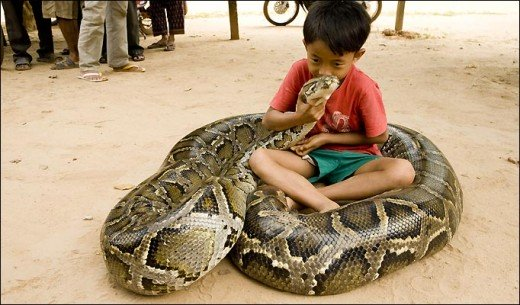
#> input picture 03. BGR-HSV colorspace test/p03.jpg, 520 x 305 px
$ python colorSpaceTest.py
#> lines starting #> are read from the running program, lines starting #| are printed output that depends on the picture
#!/usr/bin/env python3
# -*- coding: utf-8 -*-
"""
Created on Tue Jan 14 18:11:47 2020

@author: roy
"""
# import libraries
import cv2
import numpy as np

# import image
image = cv2.imread('p03.jpg')
#> image is the input picture: shape (305, 520, 3); mean B, G, R 123, 152.5, 175.8

# BGR values for (x,y)th pixel
B, G, R = image[11, 75]
#> B = 17; G = 39; R = 51
print ('(x,y)th pixel intensity or RGB image', B, G, R)
#| (x,y)th pixel intensity or RGB image 17 39 51
print ('shape of original image', image.shape)
#| shape of original image (305, 520, 3)

# convert image to grayscale
gray_img = cv2.cvtColor(image, cv2.COLOR_BGR2GRAY)
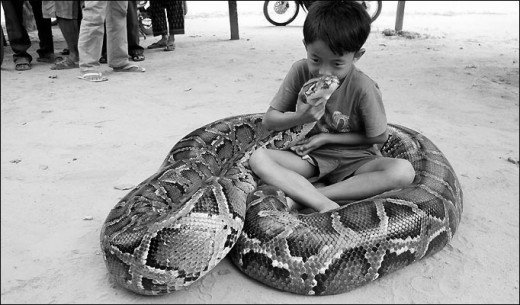
#> gray_img: shape (305, 520); min 0, max 255, mean 156.1

print ('gray_image_shape', gray_img.shape)
#| gray_image_shape (305, 520)
# print pixel intensity of B/W image
print ('(x,y)th pixel intensity or grayscale image', gray_img[11, 75])
#| (x,y)th pixel intensity or grayscale image 40
cv2.imshow('grayscale_image', gray_img)
cv2.waitKey(0)
cv2.imwrite('./Results/grayscale_image.jpg', gray_img)


########################################################################
# image manipulation in HSV color space
# channel H: 0 - 180, S: 0 - 255, V: 0 - 255
# image = cv2.imread('p04.jpg')

hsv_image = cv2.cvtColor(image, cv2.COLOR_BGR2HSV)
#> hsv_image: shape (305, 520, 3); mean H, S, V 18.6, 94.9, 176.3
H, S, V = hsv_image[11,75]
#> H = 19; S = 170; V = 51

print ('HSV Value', H, S, V)
#| HSV Value 19 170 51
print ('hsv_image_shape', image.shape)
#| hsv_image_shape (305, 520, 3)

cv2.imshow('HSV image', hsv_image)
# hsv_image[length: width: colorspace h, s and v represented by 0, 1 and 2]
cv2.imshow('Hue channel', hsv_image[:, :, 0])
cv2.imshow('Saturation channel', hsv_image[:, :, 1])
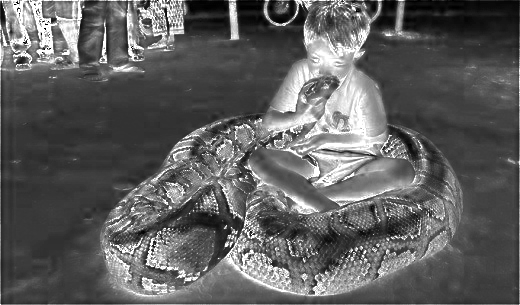
#> window 'Saturation channel': shape (305, 520); min 0, max 255, mean 94.9
cv2.imshow('Value/ brightness channel', hsv_image[ :, :, 2]) # [ :] stand for all values in the array


# wait for keystroke & close all image windows
cv2.waitKey(0)
#cv2.destroyAllWindows()

# save the output images
cv2.imwrite('./Results/Hue channel.jpg', hsv_image[:, :, 0])
cv2.imwrite('./Results/Saturation channel.jpg', hsv_image[:, :, 1])
cv2.imwrite('./Results/Value channel.jpg', hsv_image[:, :, 2])

########################################################################
# OpenCV's 'split' function splites the image into each color index

B, G, R = cv2.split(image)
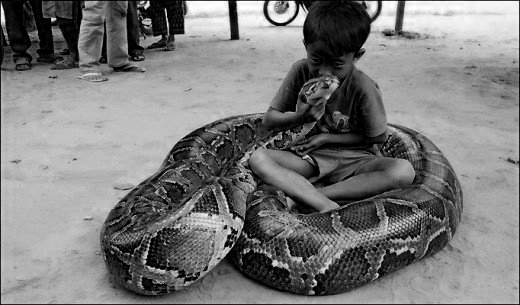
#> B: shape (305, 520); min 0, max 255, mean 123

print('Dimension of R channel', R.shape)
#| Dimension of R channel (305, 520)
cv2.imshow("Red", R)
cv2.imshow("Green", G)
cv2.imshow("Blue", B)
cv2.waitKey(0)

# save BGR channel of images
cv2.imwrite("./Results/Red.jpg", R)
cv2.imwrite("./Results/Green.jpg", G)
cv2.imwrite("./Results/Blue.jpg", B)

# Let's re-make the original image,
merged = cv2.merge([B, G, R])
cv2.imshow("Merged", merged)
cv2.waitKey(0)
cv2.imwrite("./Results/Merged.jpg", merged)

# Let's amplify the red color
merged = cv2.merge([B, G, R+66])
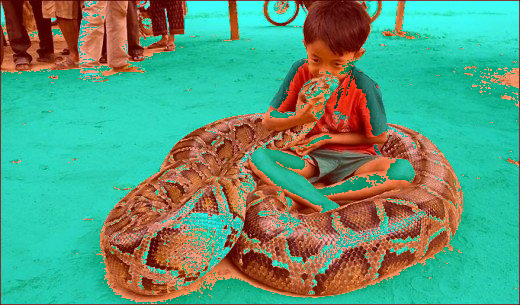
#> merged: shape (305, 520, 3); mean B, G, R 123, 152.5, 93.2
cv2.imshow("Merged with Red Amplified", merged)
cv2.imwrite("./Results/Merged with Red Amplified.jpg", merged)

cv2.waitKey(0)
#cv2.destroyAllWindows()

B, G, R = cv2.split(image)

# Let's create a matrix of zeros
# with dimensions of the image h x w
zeros = np.zeros(image.shape[:2], dtype = "uint8")

cv2.imshow("Red-Zero", cv2.merge([zeros, zeros, R]))
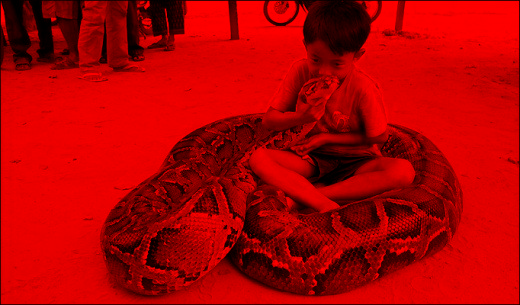
#> window 'Red-Zero': shape (305, 520, 3); mean B, G, R 0, 0, 175.8
cv2.imshow("Green-Zero", cv2.merge([zeros, G, zeros]))
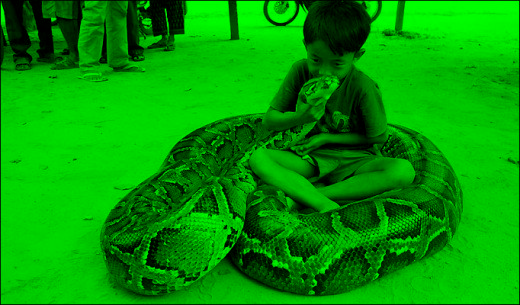
#> window 'Green-Zero': shape (305, 520, 3); mean B, G, R 0, 152.5, 0
cv2.imshow("Blue-Zero", cv2.merge([B, zeros, zeros]))
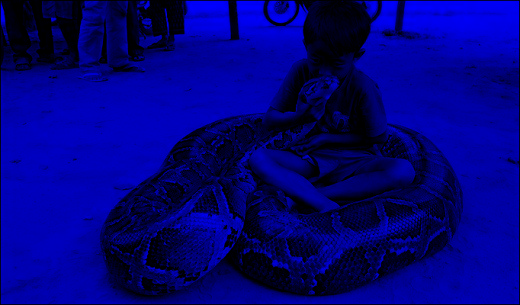
#> window 'Blue-Zero': shape (305, 520, 3); mean B, G, R 123, 0, 0
cv2.waitKey(0)

cv2.imwrite("./Results/Red-Zero.jpg", cv2.merge([zeros, zeros, R]))
cv2.imwrite("./Results/Green-Zero.jpg", cv2.merge([zeros, G, zeros]))
cv2.imwrite("./Results/Blue-Zero.jpg", cv2.merge([B, zeros, zeros]))

cv2.destroyAllWindows()
image.shape[ :2]

$ run again, with 04. split colorspaces/p04.jpg copied over 03. BGR-HSV colorspace test/p03.jpg
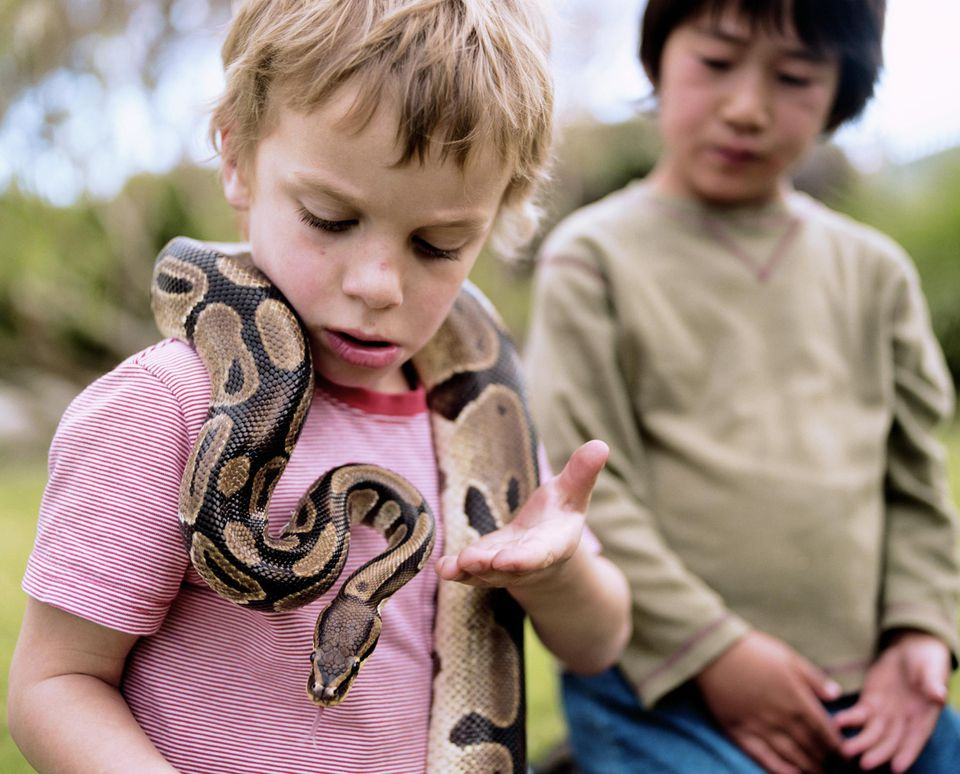
#> input picture 04. split colorspaces/p04.jpg, 960 x 774 px
#> image is the input picture: shape (774, 960, 3); mean B, G, R 126.7, 135.6, 156.8
#> `B, G, R = image[11, 75]`: B = 157; G = 156; R = 160
#| (x,y)th pixel intensity or RGB image 157 156 160
#| shape of original image (774, 960, 3)
#> `gray_img = cv2.cvtColor(image, cv2.COLOR_BGR2GRAY)`:
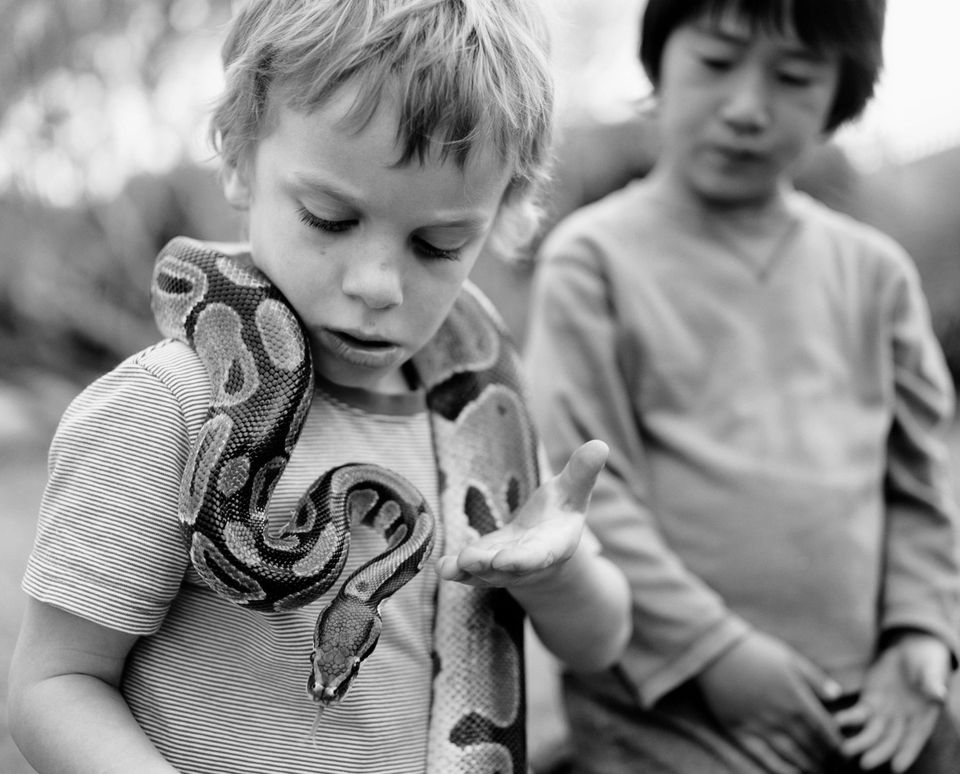
#> gray_img: shape (774, 960); min 0, max 253, mean 140.9
#| gray_image_shape (774, 960)
#| (x,y)th pixel intensity or grayscale image 157
#> hsv_image: shape (774, 960, 3); mean H, S, V 56.6, 75.4, 160
#> H = 173; S = 6; V = 160
#| HSV Value 173 6 160
#| hsv_image_shape (774, 960, 3)
#| Dimension of R channel (774, 960)
#> `cv2.imshow("Blue-Zero", cv2.merge([B, zeros, zeros]))`:
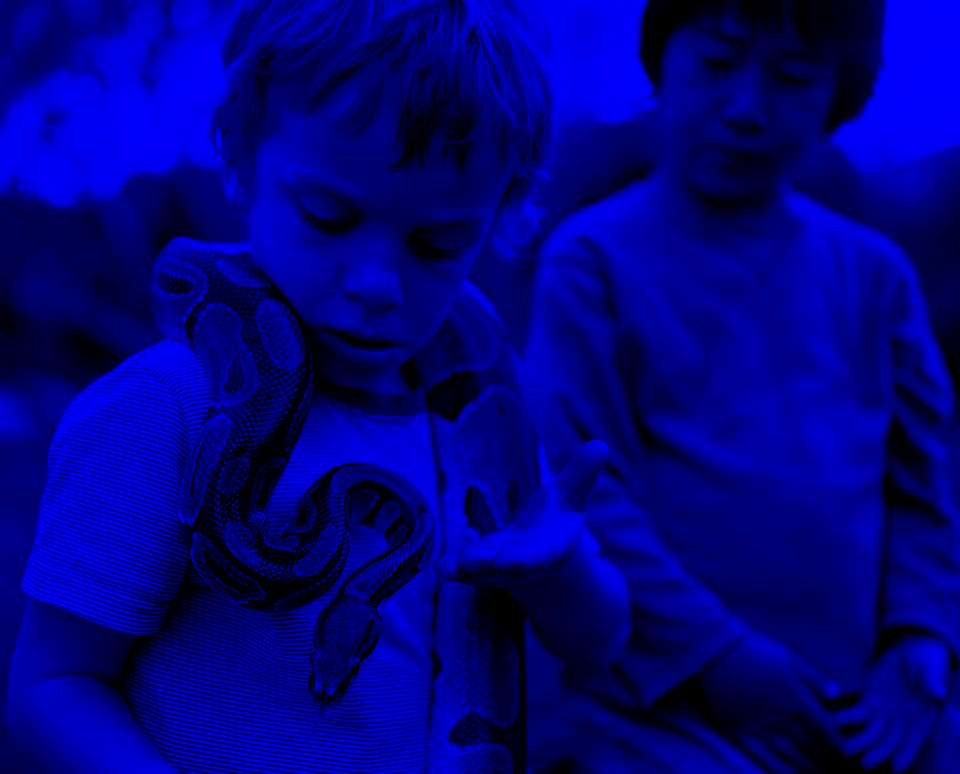
#> window 'Blue-Zero': shape (774, 960, 3); mean B, G, R 126.7, 0, 0

$ run again, with 03. BGR-HSV colorspace test/Merged with Red Amplified.jpg copied over 03. BGR-HSV colorspace test/p03.jpg
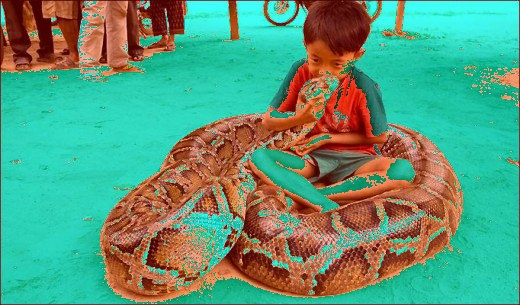
#> input picture 03. BGR-HSV colorspace test/Merged with Red Amplified.jpg, 520 x 305 px
#> image is the input picture: shape (305, 520, 3); mean B, G, R 123.1, 152.5, 93.2
#> `B, G, R = image[11, 75]`: B = 16; G = 39; R = 115
#| (x,y)th pixel intensity or RGB image 16 39 115
#| shape of original image (305, 520, 3)
#> `gray_img = cv2.cvtColor(image, cv2.COLOR_BGR2GRAY)`:
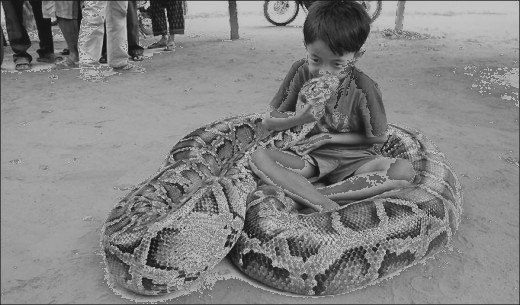
#> gray_img: shape (305, 520); min 18, max 207, mean 131.4
#| gray_image_shape (305, 520)
#| (x,y)th pixel intensity or grayscale image 59
#> hsv_image: shape (305, 520, 3); mean H, S, V 53.5, 184.3, 182.9
#> H = 7; S = 220; V = 115
#| HSV Value 7 220 115
#| hsv_image_shape (305, 520, 3)
#| Dimension of R channel (305, 520)
#> `cv2.imshow("Blue-Zero", cv2.merge([B, zeros, zeros]))`:
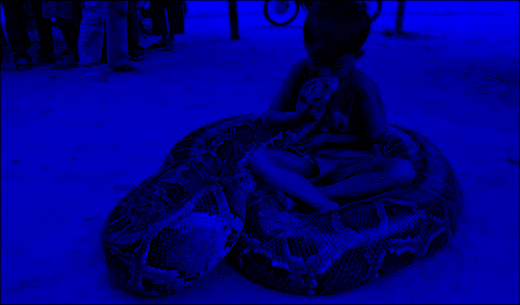
#> window 'Blue-Zero': shape (305, 520, 3); mean B, G, R 123.1, 0, 0
